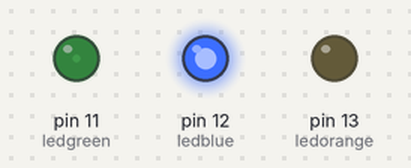
Recording of a sketch running on a simulated Arduino Uno, built with avr-gcc and run on an emulated ATmega328P. On the bench: output pins drawn as LEDs (lit = HIGH). Random numbers use the default seed unless the sketch sets one.

Above: at 0.05 s.
At 5.26 s:
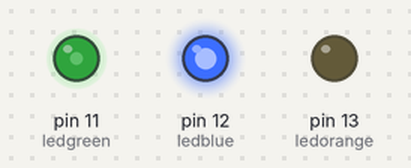
At 9.88 s:
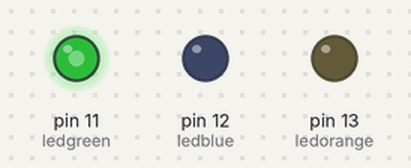
At 19.66 s:
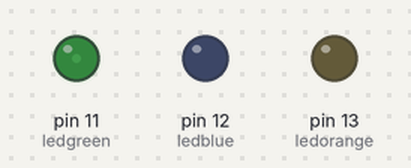
At 29.64 s:
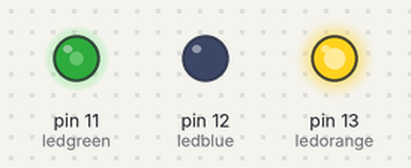
At 39.88 s:
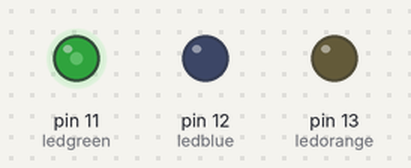
Timing chart, 0 to 40.0 s (numbered marks = the images above):
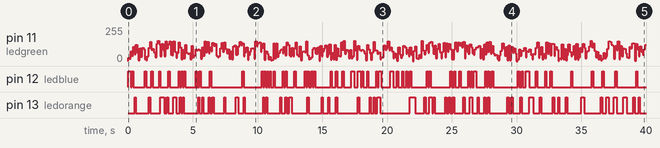

Measured:
- by itself, pin 12 (ledblue): LOW → HIGH at 0.00 s, → LOW 0.20 s later, → HIGH 0.10 s later, → LOW 0.10 s later, … (122 changes in this stretch)
- by itself, pin 13 (ledorange): LOW → HIGH at 0.50 s, → LOW 0.10 s later, → HIGH 1.0 s later, → LOW 0.10 s later, … (108 changes in this stretch)
- by itself, pin 11 (ledgreen): 0/255 → 23/255 at 0.00 s, → 17/255 0.10 s later, → 73/255 0.10 s later, → 40/255 0.10 s later, … (396 changes in this stretch)

The sketch:

valores_aleat_rios1.ino
```cpp
// C++ code

/* ===============================================================================================================
  Projeto: Testando função randon().
  Utilizado: Arduino UNO e led's.

                                     *****DESCRIÇÃO FUNCIONAMENTO*****

  Através da onda PWM, acionada pela função (analogWrite (pino, valor)), iremos variar a intesidade do brilho dos led's
  com a utilização da onda quadrada com o duty cycle (ciclo de trabalho).
  Essa variação da onda em duty cicle desta funçao(analogWrite), vai de 0 (sempre desligado) para 255(sempre ligado),
  e para isso utilizaremos auxilio da função random(), para fazer essa variação de intesidade de forma randômica ou
  aleatória.
  ===============================================================================================================*/


// ================================== Variáveis e Constantes (Globais) ============================================ //

int ledorange = 13;//Declaração de variaveis para atribuição da indentificação dos pinos, referente aos led's.
int ledblue = 12;
int ledgreen = 11;

void setup()
{
  Serial.begin(9600);
  pinMode(ledorange, OUTPUT);//Declaração de como será utilização dos pinos.
  pinMode(ledblue, OUTPUT);
  pinMode(ledgreen, OUTPUT);
}

void loop()
{


  Serial.println();
  analogWrite(ledorange, random(155));
  analogWrite(ledblue, random(155));
  analogWrite(ledgreen, random(155));
  delay(100);


}
```
